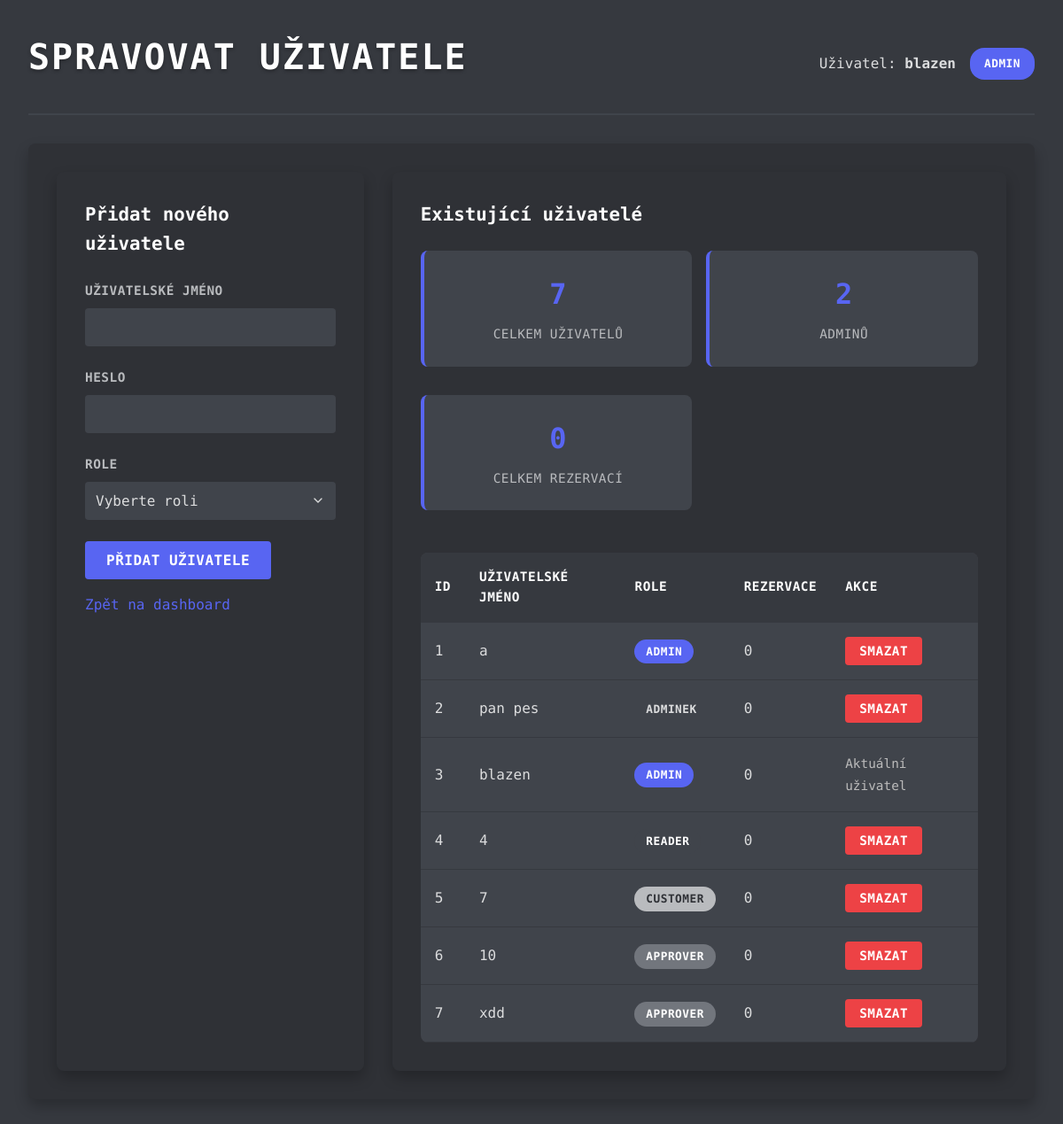
Page /ReservationSystem/manage-users.php (signed in) on the committed database.
### tables this page shows
CREATE TABLE `users` (
  `id` int(11) NOT NULL,
  `username` varchar(255) DEFAULT NULL,
  `password` varchar(255) DEFAULT NULL,
  `role` varchar(255) DEFAULT NULL
);

### ReservationSystem/manage-users.php (the view, shortened to what this page needs)
<?php
$conn = connectionDB();
$users_sql = "SELECT u.id, u.username, u.role,
                     COUNT(r.id) as reservation_count
              FROM users u
              LEFT JOIN reservations r ON u.id = r.user_id
              GROUP BY u.id, u.username, u.role
              ORDER BY u.id";
$users_result = mysqli_query($conn, $users_sql);
$users = [];
if ($users_result) {
    $users = mysqli_fetch_all($users_result, MYSQLI_ASSOC);
}
?>
<!DOCTYPE html>
<html lang="cz">
<head>
    <link rel="stylesheet" href="assets/discord-style.css">
</head>
<body>
    <div class="container">
        <header>
            <h1>Spravovat uživatele</h1>
            <div class="user-info">
                <div>Uživatel: <strong><?php echo htmlspecialchars($_SESSION["username"]); ?></strong></div>
                <div class="user-role"><?php echo htmlspecialchars($_SESSION["role"]); ?></div>
            </div>
        </header>
        <div class="content">
            <div class="form-section">
                <h2>Přidat nového uživatele</h2>
                <form method="post" action="<?php echo htmlspecialchars($_SERVER["PHP_SELF"]); ?>">
                    <div class="form-group">
                        <label for="username">Uživatelské jméno</label>
                        <input type="text" name="username" required
                               value="<?php echo isset($username) ? htmlspecialchars($username) : ''; ?>">
                    </div>
                    <div class="form-group">
                        <label for="password">Heslo</label>
                        <input type="password" name="password" required minlength="6">
                    </div>
                    <div class="form-group">
                        <label for="role">Role</label>
                        <select name="role" required>
                            <option value="">Vyberte roli</option>
                        </select>
                    </div>
                    <button type="submit" name="add_user" class="button">Přidat uživatele</button>
                </form>
                <a href="dashboard.php" class="back-link">Zpět na dashboard</a>
            </div>
            <div class="list-section">
                <h2>Existující uživatelé</h2>
                <div class="stats">
                    <div class="stat-card">
                        <div class="stat-number"><?php echo count($users); ?></div>
                        <div class="stat-label">Celkem uživatelů</div>
                    </div>
                    <div class="stat-card">
                        <div class="stat-number"><?php echo count(array_filter($users, function($u) { return strtolower($u['role']) == 'admin' || $u['role'] == 'Admin'; })); ?></div>
                        <div class="stat-label">Adminů</div>
                    </div>
                    <div class="stat-card">
                        <div class="stat-number"><?php echo array_sum(array_column($users, 'reservation_count')); ?></div>
                        <div class="stat-label">Celkem rezervací</div>
                    </div>
                </div>
                <?php if (empty($users)): ?>
                    <p>Žádní uživatelé v databázi.</p>
                <?php else: ?>
                    <table class="users-table">
                        <thead>
                            <tr>
                                <th>ID</th>
                                <th>Uživatelské jméno</th>
                                <th>Role</th>
                                <th>Rezervace</th>
                                <th>Akce</th>
                            </tr>
                        </thead>
                        <tbody>
                            <?php foreach($users as $user): ?>
                                <tr>
                                    <td><?php echo $user['id']; ?></td>
                                    <td><?php echo htmlspecialchars($user['username']); ?></td>
                                    <td>
                                        <span class="role-badge role-<?php echo strtolower($user['role']); ?>">
                                            <?php echo htmlspecialchars($user['role']); ?>
                                        </span>
                                    </td>
                                    <td><?php echo $user['reservation_count']; ?></td>
                                    <td>
                                        <?php if($user['id'] != $_SESSION["id"]): ?>
                                            <form method="post" style="display: inline;"
                                                  onsubmit="return confirm('Opravdu chcete smazat uživatele <?php echo htmlspecialchars($user['username']); ?>?');">
                                                <button type="submit" name="delete_user" class="button danger">Smazat</button>
                                            </form>
                                        <?php else: ?>
                                            <span style="color: #bbb; font-size: 0.9rem;">Aktuální uživatel</span>
                                        <?php endif; ?>
                                    </td>
                                </tr>
                            <?php endforeach; ?>
                        </tbody>
                    </table>
                <?php endif; ?>
            </div>
        </div>
    </div>
</body>
</html>

### ReservationSystem/assets/discord-style.css (style rules this page uses)
* { margin: 0; padding: 0; box-sizing: border-box; font-family: "Roboto Mono", monospace; }
body { background-color: #36393f; color: #dcddde; line-height: 1.6; min-height: 100vh; }
.container { max-width: 1400px; margin: 0 auto; padding: 2rem; }
header { display: flex; justify-content: space-between; align-items: center; margin-bottom: 2rem; padding-bottom: 1rem; border-bottom: 2px solid #40444b; }
h1 { font-size: 2.5rem; margin-bottom: 1rem; color: #ffffff; text-transform: uppercase; letter-spacing: 2px; text-shadow: 0 2px 4px rgba(0,0,0,0.3); }
h2 { color: #ffffff; margin-bottom: 1.5rem; font-weight: 600; font-size: 1.3rem; }
.user-info { display: flex; align-items: center; gap: 1rem; color: #dcddde; }
.user-role { background-color: #5865f2; color: white; padding: 0.5rem 1rem; border-radius: 16px; font-size: 0.8rem; font-weight: 600; text-transform: uppercase; letter-spacing: 0.5px; }
.content, .dashboard-content { background-color: #2f3136; border-radius: 8px; padding: 2rem; box-shadow: 0 8px 16px rgba(0,0,0,0.24); }
.form-group { margin-bottom: 1.5rem; }
label { display: block; margin-bottom: 0.5rem; font-weight: 600; color: #b9bbbe; font-size: 0.9rem; text-transform: uppercase; letter-spacing: 0.5px; }
input, select, textarea { width: 100%; padding: 12px; border: none; border-radius: 4px; font-size: 1rem; font-family: "Roboto Mono", monospace; background-color: #40444b; color: #dcddde; transition: all 0.2s ease; }
input::placeholder, textarea::placeholder { color: #72767d; }
select { cursor: pointer; appearance: none; background-repeat: no-repeat; background-position: right 12px center; background-size: 16px; padding-right: 40px; }
.button, button { background-color: #5865f2; color: white; border: none; border-radius: 4px; padding: 12px 24px; font-size: 1rem; cursor: pointer; font-weight: 600; text-transform: uppercase; letter-spacing: 0.5px; transition: all 0.2s ease; font-family: "Roboto Mono", monospace; text-decoration: none; display: inline-block; text-align: center; }
.button.danger { background-color: #ed4245; padding: 8px 16px; font-size: 0.9rem; }
.reservation-card, .stat-card, .classroom-item, .user-card { background-color: #40444b; border-radius: 8px; padding: 1.5rem; margin-bottom: 1rem; border-left: 4px solid #5865f2; transition: all 0.2s ease; }
.stats { display: grid; grid-template-columns: repeat(auto-fit, minmax(200px, 1fr)); gap: 1rem; margin-bottom: 2rem; }
.stat-card { background-color: #40444b; padding: 1.5rem; border-radius: 8px; text-align: center; border-left: 4px solid #5865f2; }
.stat-number { font-size: 2rem; font-weight: bold; color: #5865f2; }
.stat-label { color: #b9bbbe; font-size: 0.9rem; margin-top: 0.5rem; text-transform: uppercase; letter-spacing: 0.5px; }
table { width: 100%; border-collapse: collapse; margin-top: 1rem; background-color: #40444b; border-radius: 8px; overflow: hidden; }
th, td { padding: 1rem; text-align: left; border-bottom: 1px solid #36393f; }
th { background-color: #36393f; font-weight: 600; color: #ffffff; text-transform: uppercase; letter-spacing: 0.5px; font-size: 0.9rem; }
.status, .role-badge { padding: 0.4rem 0.8rem; border-radius: 16px; font-size: 0.8rem; font-weight: 600; text-transform: uppercase; letter-spacing: 0.5px; }
.role-admin { background-color: #5865f2; color: white; }
.role-approver { background-color: #72767d; color: white; }
.role-customer { background-color: #b9bbbe; color: #2f3136; }
.role-reader { background-color: #40444b; color: white; }
.back-link { display: inline-block; color: #5865f2; text-decoration: none; font-weight: 500; text-align: center; margin-top: 1rem; }

### ReservationSystem/manage-users.php (style rules this page uses)
.content { display: grid; grid-template-columns: 1fr 2fr; gap: 2rem; }
.form-section, .list-section { background-color: #2f3136; border-radius: 8px; padding: 2rem; box-shadow: 0 8px 16px rgba(0,0,0,0.24); }
.users-table { width: 100%; border-collapse: collapse; margin-top: 1rem; background-color: #40444b; border-radius: 8px; overflow: hidden; }
.users-table th, .users-table td { padding: 1rem; text-align: left; border-bottom: 1px solid #36393f; }
.users-table th { background-color: #36393f; font-weight: 600; color: #ffffff; text-transform: uppercase; letter-spacing: 0.5px; font-size: 0.9rem; }

### rows in the picture
users: id "1", username "a", role "ADMIN", reservation_count "0"
users: id "2", username "pan pes", role "ADMINEK", reservation_count "0"
users: id "3", username "blazen", role "ADMIN", reservation_count "0", shows "Aktuální uživatel"
users: id "4", username "4", role "READER", reservation_count "0"
users: id "5", username "7", role "CUSTOMER", reservation_count "0"
users: id "6", username "10", role "APPROVER", reservation_count "0"
users: id "7", username "xdd", role "APPROVER", reservation_count "0"

### other values in the picture
$_SESSION["username"] "blazen"
$_SESSION["role"] "ADMIN"
count($users) "7"
array_sum(array_column($users, 'reservation_count')) "0"
